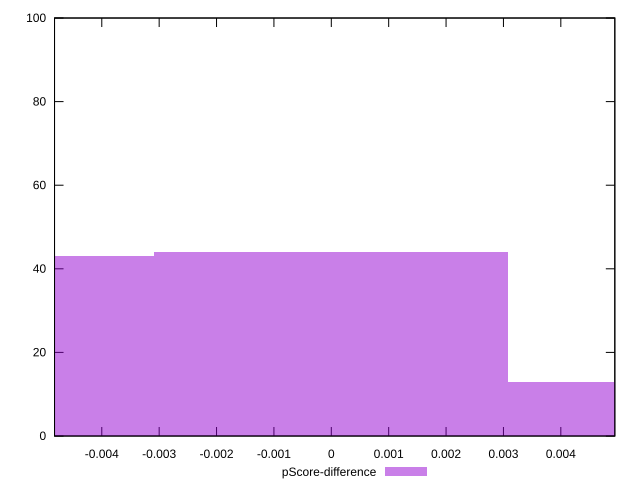

The script that saved this image:
reset

$pScoreDifference <<EOF
0 44
0.006170057136088268 13
-0.006170057136088268 43
EOF

set key outside below
set boxwidth 0.006170057136088268
set xrange [-0.0048235294117647265:0.004941176470588282]
set yrange [0:100]
set trange [0:100]
set style fill transparent solid 0.5 noborder
set terminal svg size 640, 490 enhanced background rgb 'white'
set output "report_00018_2021-02-10T15-25-16.877Z/render-blocking-resources/samples/pages+cached/pScore-difference/histogram.svg"

plot $pScoreDifference title "pScore-difference" with boxes

reset
